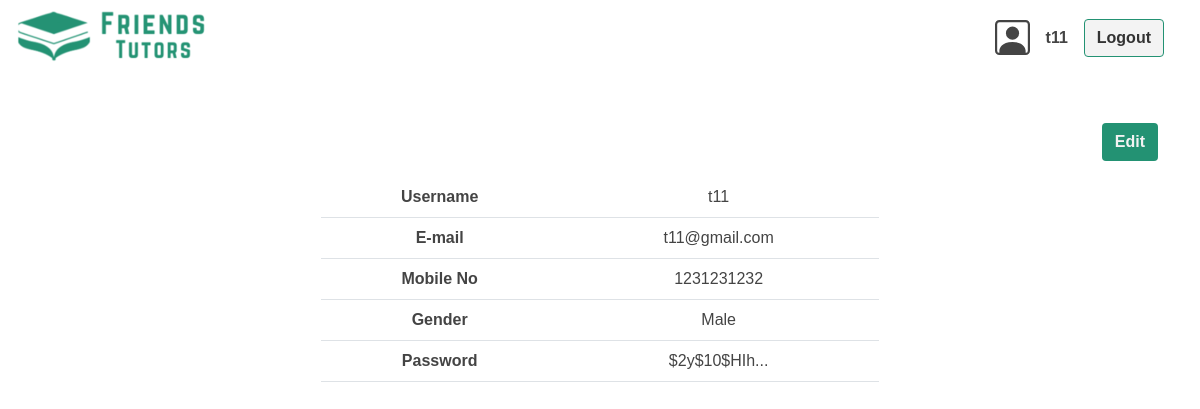
Screenshot of /users/user_profile.php (signed in) with the database file from the repository.
### tables this page shows
CREATE TABLE `users` (
  `userid` varchar(20) NOT NULL,
  `username` varchar(50) NOT NULL,
  `email` varchar(50) NOT NULL,
  `mobileno` int(15) NOT NULL,
  `gender` varchar(10) NOT NULL,
  `password` varchar(255) NOT NULL
);

### functions/ui_functions.php (called while the page is built, shortened)
<?php
function shortenText($text)
{
    $max_length = 10;
    if (strlen($text) > $max_length) {
        $shortenedText = substr($text, 0, $max_length) . "...";
    } else {
        $shortenedText = $text;
    }
    return $shortenedText;
}

### users/user_profile.php (the view, shortened to what this page needs)
<?php
require('../includes/connection.php');
require('../functions/ui_functions.php');
?>
<!DOCTYPE html>
<html lang="en">
<head>
    <link rel="stylesheet" href="../src/bootstrap/css/bootstrap.min.css">
    <link rel="stylesheet" href="../src/css/style.css">
</head>
<body>
    <?php
    require('./user_header.php');
    ?>
    <main>
        <section class="container d-flex flex-column align-items-center mt-5">
            <table class="table w-50 text-center">
                <?php
                $username = $_SESSION['username'];
                $user_details = mysqli_query($conn, "SELECT * FROM users WHERE username='$username'");
                if ($user_details) {
                    $user_details_row = mysqli_fetch_assoc($user_details);
                    $userid =  $user_details_row['userid'];
                    echo ("
                <thead>
                    <div class='d-flex mb-3 ms-auto'>
                        <a href='user_profile.php?e=' class='btn btn-primary-clr  ms-auto' data-bs-toggle='modal' data-bs-userid='" . $userid . "' data-bs-userusername='" . $user_details_row['username'] . "' data-bs-useremail='" . $user_details_row['email'] . "'  data-bs-mobileno='" . $user_details_row['mobileno'] .  "' data-bs-gender='" . $user_details_row['gender'] .  "' data-bs-userpassword='" . $user_details_row['password'] . "' data-bs-target='#editUser'>
                            Edit
                        </a>
                    </div>
                </thead>
                <tbody>
                    <tr>
                    <th>Username</th>
                    <td>" . $user_details_row['username'] . "</td>
                    </tr>
                    <tr>
                    <th>E-mail</th>
                    <td>" . $user_details_row['email'] . "</td>
                    </tr>
                    <tr>
                    <th>Mobile No</th>
                    <td>" . $user_details_row['mobileno'] . "</td>
                    </tr>
                    <tr>
                    <th>Gender</th>
                    <td>" . $user_details_row['gender'] . "</td>
                    </tr>
                    <tr>
                        <th>Password</th>
                        <td>" . shortenText($user_details_row['password']) . "</td>
                    </tr>
                ");
                } else {
                    echo ("ERROR" . mysqli_error($conn));
                }
                ?>
                </tbody>
            </table>
        </section>
    </main>
</body>
</html>

### src/css/style.css (style rules this page uses)
:root { --primary-clr: #239273; --primary-hover: #239273cc; --primary-card: #5cd1b0; --fc-light: #f3f3f3; --fc-dark-200: #444444; --fw-400: 400; --fw-700: 700; --fw-header: var(--fw-400); --fw-body: var(--fw-400); --fw-body-header: var(--fw-700); --fs-small: 1rem; --fs-normal: 1.15rem; --fs-heading-500: 1.5rem; --fs-heading-700: 2.5rem; --fs-header: var(--fs-heading-700); --fs-body: var(--fs-normal); --fs-input: var(--fs-small); --line-height-header: 0.9; --line-height-normal: 1.6; }
*, *::before, *::after { box-sizing: border-box; font-family: "Lucida Sans", "Lucida Sans Regular", "Lucida Grande", "Lucida Sans Unicode", Geneva, Verdana, sans-serif; }
* { margin: 0; padding: 0; color: var(--fc-dark-200); }
html { hanging-punctuation: first last; scroll-behavior: smooth; }
body { min-height: 100svh; min-width: 350px; }
a { text-decoration: none; }
.btn-primary-clr, .primary-clr { background-color: var(--primary-clr); color: var(--fc-light); font-weight: bold; }

### rows the page displays
users: username "t11", email "t11@gmail.com", mobileno "1231231232", gender "Male", password "$2y$10$HIh..."

### other values shown
$_SESSION['username'] "t11"
